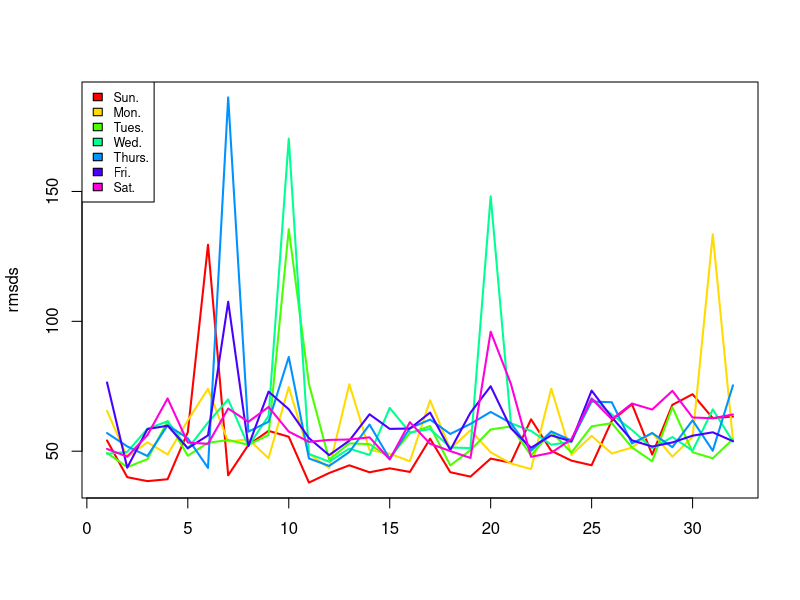
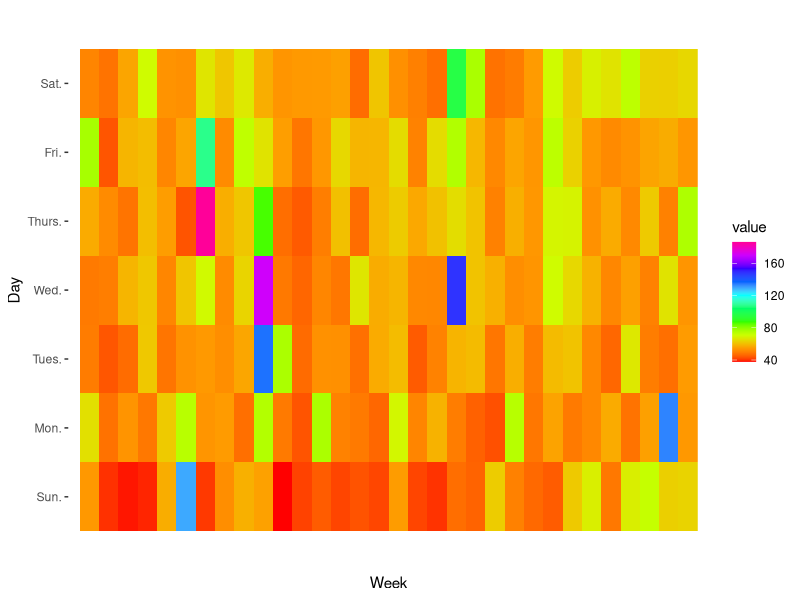
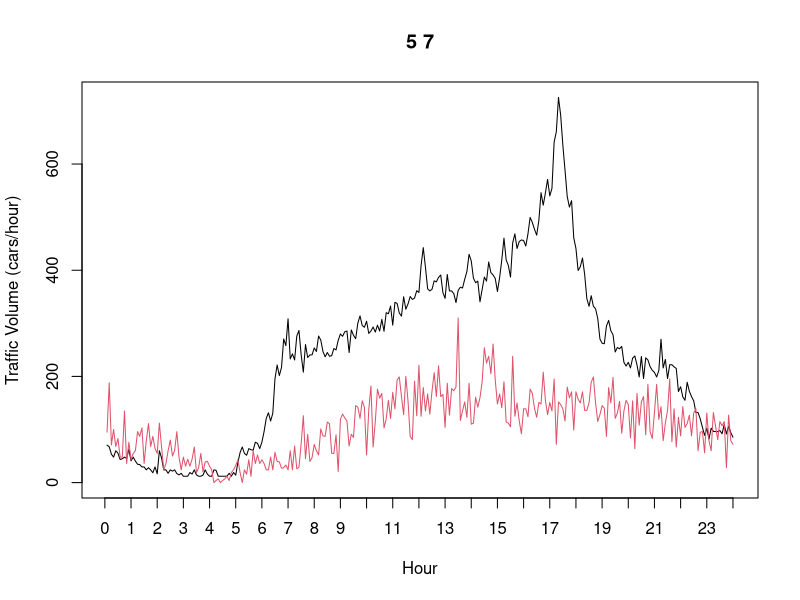
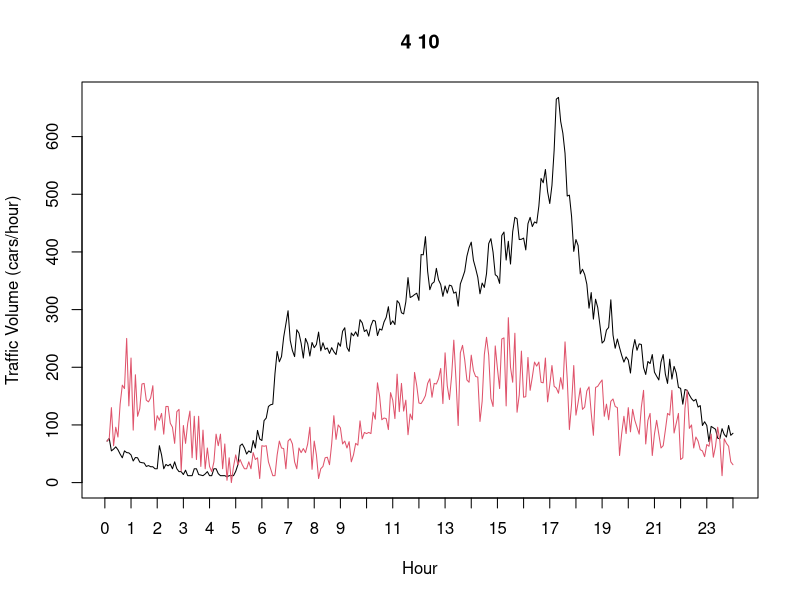
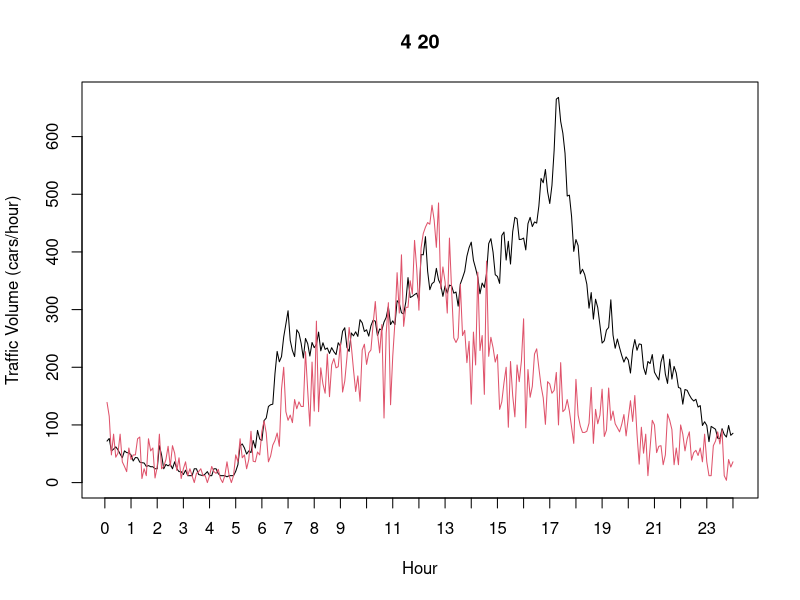
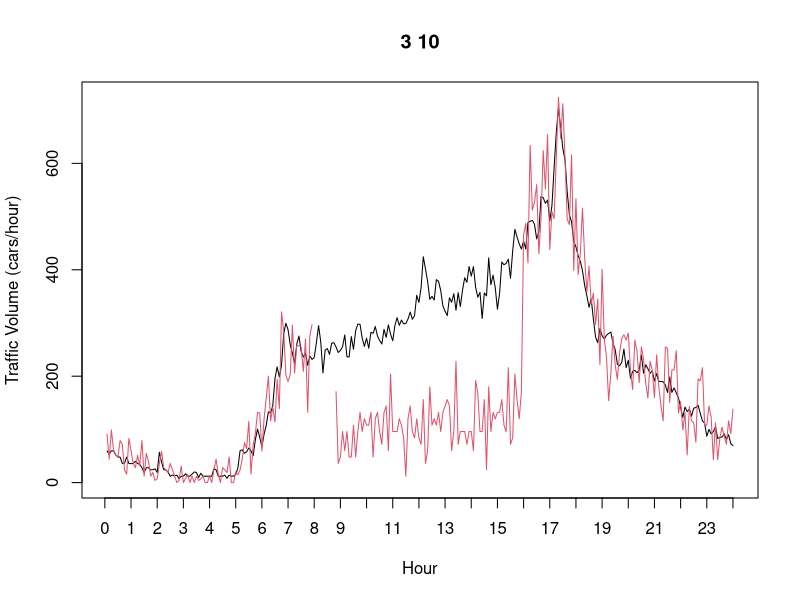
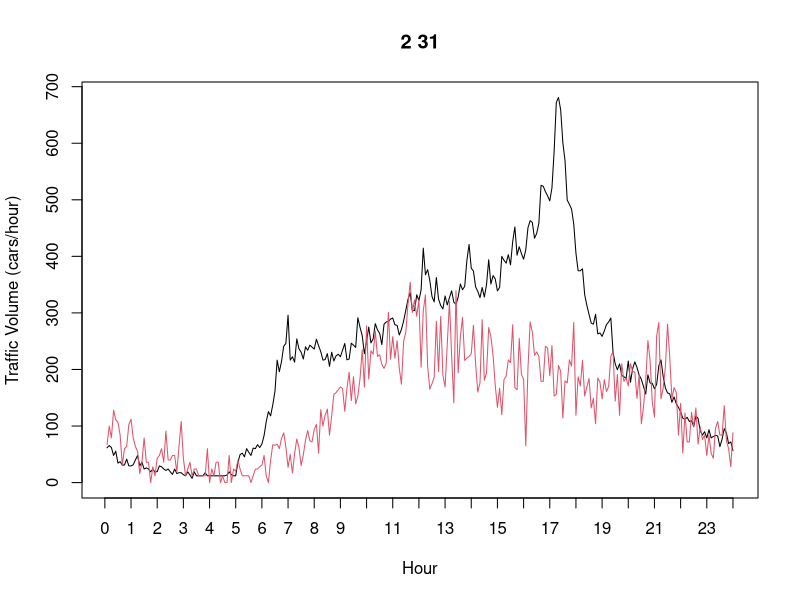
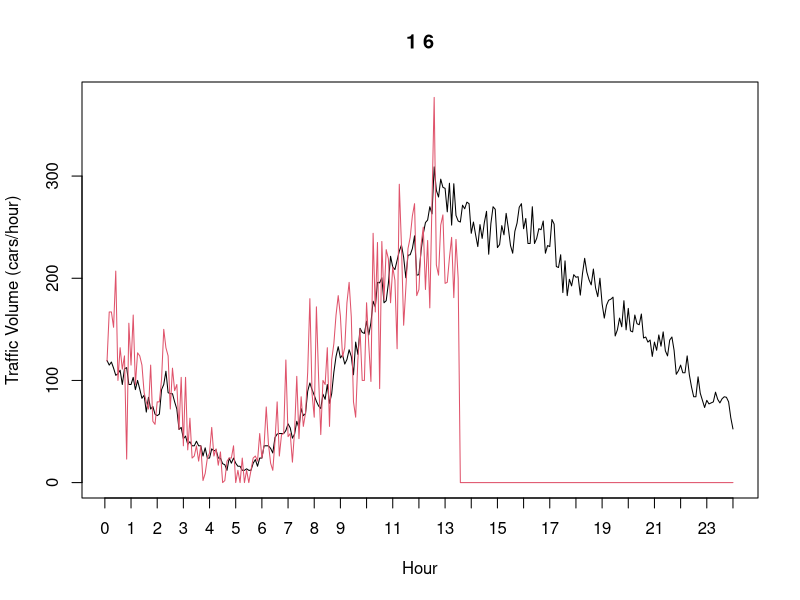

R code for these plots, in order: (Note: a time limit stopped this script after it produced the figures.)
# RMSD Patter Analysis
# 2015-02-23

rm(list=ls())
# Functions --------------------------------------------------------------------
rmsd <- function(vector1, vector2) {
  deviation = (vector1 - vector2)^2
  numNA = length(which(is.na(deviation)))
  return(sqrt(sum(deviation,na.rm=T)/(length(deviation)-numNA)))
}

# Data preparation -------------------------------------------------------------
traffic <- read.csv("UrbanAnalytics2015.csv", sep=" ")
traffic$DateTime <- strptime(traffic$DateTime, "%m/%d/%y %H:%M")

# Time-based filtering ---------------------------------------------------------
stepsPerDay <- 1440/5
days <- 31
steps = days * stepsPerDay

dayList<-c("Sun.","Mon.","Tues.","Wed.","Thurs.","Fri.","Sat.")

# RMSD for each day week to week -----------------------------------------------

days <- traffic$DateTime[nrow(traffic)]$yday + 356 - traffic$DateTime[1]$yday
weeks = floor(days/7)
rmsds <- matrix(0, nrow=weeks, ncol=7)
matrices <- list()
templates <- list()
for (wday in 0:6) {

  ## For each weekday, compile a matrix of every week's version and compare
  weeklySubset = traffic[which(traffic$DateTime$wday == wday),]
  weeklyMatrix <- matrix(NA,ncol=288, nrow=weeks)
  for (index in 1:nrow(weeklySubset)) {
    dayNumber = 1+  weeklySubset$DateTime[index]$yday + 356 *(weeklySubset$DateTime[index]$year - 113)  - weeklySubset$DateTime[1]$yday
    week = 1 + floor(dayNumber/7)
    minute = 1 + (weeklySubset$DateTime[index]$min + (60*weeklySubset$DateTime[index]$hour))/5

    weeklyMatrix[week, minute] = weeklySubset$Volume[index]
    print(paste(week, minute,weeklySubset$Volume[index]))

  }
  template <- apply(weeklyMatrix, 2, median, na.rm=T)
  for (week in 1:weeks) {
    rmsds[week, wday+1] <- rmsd(template,weeklyMatrix[week,])
  }
  matrices <- c(matrices, list(weeklyMatrix))
  templates <- c(templates, list(template))
}

## Simple Plotting -------------------------------------------------------------
matplot(rmsds,type="l",
        lty=1,lwd=2,col=rainbow(7))
legend("topleft",legend=dayList,fill=rainbow(7),
       cex=0.75)

## Plotting --------------------------------------------------------------------

require(ggplot2)
require(reshape2)
ggplot(melt(rmsds), aes(Var1,Var2, fill=value)) +
  scale_fill_gradientn(colours=rainbow(10))+
  xlab("Week")+
  ylab("Day")+
  geom_raster() +
  theme( panel.background = element_rect(fill = "transparent", colour = NA),
         panel.grid.minor = element_blank(),
         panel.grid.major = element_blank()) +
  scale_x_discrete(breaks = seq(1, 31, 1), labels = seq(2,32,1))+
  scale_y_discrete(breaks=c("1","2","3","4","5","6","7"), labels=dayList, limits=c(1,2,3,4,5,6,7))

## Plot the abnormailties ------------------------------------------------------


rmsd_table <- melt(rmsds)
indices <- order(rmsd_table$value, decreasing = T)

for ( index in indices[1:10]) {
    wday = rmsd_table$Var2[index]
    week = rmsd_table$Var1[index]
    titleString = paste(wday, week)
    matplot(cbind(templates[[wday]], t(matrices[[wday]])[,week]),type="l",lty=1,
            ylab="Traffic Volume (cars/hour)",xaxt="n", xlab="Hour",
            main=titleString)
    axis(1, seq(0,288,12), seq(0, 24, 1))
}

## Pairwise RMSD ---------------------------------------------------------------
firstDays <- 1:(7*32)
secondDays <- 1:(7*32)

dayToIndices <- function(day) {
  week <- ceiling(day/7)
  day <- day %% 7
  if (day == 0) {day = 7}
  return(c(day=day, week=week))
}
results <- matrix(NA, ncol=length(firstDays), nrow=length(firstDays))
for (firstDay in firstDays) {
  secondDays <- secondDays[-which(secondDays == firstDay)]
  print(length(secondDays))
  for (secondDay in secondDays){
    firstIndices <- dayToIndices(firstDay)
    secondIndices <- dayToIndices(secondDay)
    rmsdValue <- rmsd(matrices[[firstIndices["day"]]][firstIndices["week"],],
                      matrices[[secondIndices["day"]]][secondIndices["week"],])
    results[firstDay, secondDay] <- rmsdValue
    print(paste(firstDay, secondDay, rmsdValue))
  }
}
ggplot(melt(results), aes(Var1,Var2, fill=value)) +
  scale_fill_gradientn(colours=c("white","orange","blue"),name="RMSD")+
  xlab("Day")+
  ylab("Day")+
  geom_raster() +
  theme( panel.background = element_rect(fill = "transparent", colour = NA),
         panel.grid.minor = element_blank(),
         panel.grid.major = element_blank())

sums <- rowSums(results,na.rm=T) + colSums(results,na.rm=T)
barplot(sums)

calendar <- matrix(sums, ncol=7, byrow=T)
ggplot(melt(calendar), aes(Var1,Var2, fill=value)) +
  scale_fill_gradientn(colours=rainbow(10), name="Sum of RMSDs")+
  xlab("Week")+
  ylab("Day")+
  geom_raster() +
  theme( panel.background = element_rect(fill = "transparent", colour = NA),
         panel.grid.minor = element_blank(),
         panel.grid.major = element_blank()) +
  scale_x_discrete(breaks = seq(1, 31, 1), labels = seq(2,32,1))+
  scale_y_discrete(breaks=c("1","2","3","4","5","6","7"), labels=dayList, limits=c(1,2,3,4,5,6,7))
